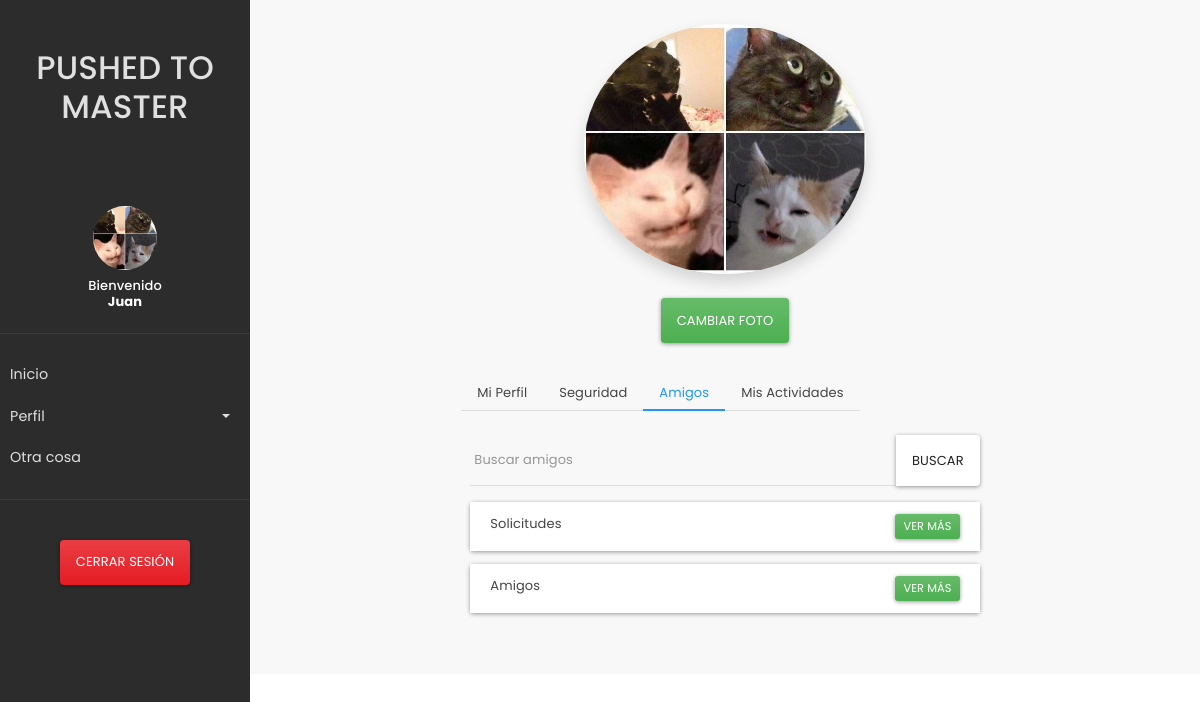
Screenshot of /amigos (signed in) with the database file from the repository.
### pushed/models.py (models this page shows)
class User(AbstractUser):
    image = models.ImageField(upload_to='profile_images', blank=True)
    username = None
    email = models.EmailField(_('email address'), unique=True)
    USERNAME_FIELD = 'email'
    REQUIRED_FIELDS = []
    @property
    def image_url(self):
        if self.image:
            return "static/img/" + self.image.url
        else:
            return "static/img/avatar.png"

### pushed/views.py (the view)
# urls.py: path('amigos', views.amigos),
def amigos(request):
    if request.user.is_authenticated:
        return render(request, "amigos.html")
    return redirect('/login')

### pushed/templates/amigos.html (shortened to what this page needs)
<!DOCTYPE html>
<html lang="en">
<head>
    {% load static %}
    <link rel="stylesheet" type="text/css" href="{% static 'css/bootstrap.min.css' %}">
    <link rel="stylesheet" type="text/css" href="{% static 'css/custom.css' %}">
</head>
<body>
<div class="wrapper">
    {% include 'sidebar.html' %}
    <div class="container-fluid p-4 main">
        <div class="row">
            <img src="{{ user.image_url | default:'static/img/avatar.png'}}" class="circular mx-auto d-block shadow" height="250px">
        </div>
        <div class="row py-4">
            <div class="col text-center">
                <form method="post" id="photo" enctype="multipart/form-data">
                <label for="files" class="btn btn-success" style="text-align: center">Cambiar foto</label>
              </form>
            </div>
        </div>
        <div class="row px-5">
            <div class="col offset-sm-2 col-sm-8">
                <ul class="nav nav-tabs" id="pestañas-perfil-de-usuario" role="tablist">
                    <li class="nav-item">
                        <a class="nav-link nav-link-fix" id="profile-tab-mi-perfil"
                           href="/perfil" role="tab" aria-controls="home" aria-selected="true">Mi Perfil</a>
                    </li>
                    <li class="nav-item">
                        <a class="nav-link nav-link-fix" id="profile-tab-seguridad" href="/seguridad"
                           role="tab" aria-controls="profile" aria-selected="false">Seguridad</a>
                    </li>
                    <li class="nav-item">
                        <a class="nav-link nav-link-fix active" id="contact-tab-amigos"  href="/amigos"
                           role="tab" aria-controls="contact" aria-selected="false">Amigos</a>
                    </li>
                    <li class="nav-item">
                        <a class="nav-link nav-link-fix" id="contact-tab-actividades"
                           href="/actividades" role="tab" aria-controls="contact" aria-selected="false">Mis
                            Actividades</a>
                    </li>
                </ul>
            </div>
        </div>
        <div class="row px-5">
            <div class="tab-content p-4 offset-sm-2 col-sm-8" id="myTabContent">
                <div class="tab-pane fade show active" id="Amigos" role="tabpanel" aria-labelledby="Amigos-tab">
                    <div class="input-group mb-3">
                        <input type="text" class="form-control" placeholder="Buscar amigos"
                               aria-label="Recipient's username" aria-describedby="button-addon2">
                        <div class="input-group-append">
                            <button class="btn btn-secondary" type="button" id="button-addon2">Buscar</button>
                        </div>
                    </div>
                    <div class="card spaced" style="width: 100%; margin:1em auto;">
                        <div class="card-header" style="background-color: #FFFFFF;">
                            Solicitudes
                            <button class="btn btn-sm btn-success float-right" type="button" data-toggle="collapse"
                                    data-target="#friends-request-list" aria-expanded="false"
                                    aria-controls="friends-list"
                                    id="friends-request-toggle" onclick="toggleName(this.id)">Ver más
                            </button>
                        </div>
                    </div>
                    <div class="card spaced" style="width: 100%; margin:1em auto;">
                        <div class="card-header" style="background-color: #FFFFFF;">
                            Amigos
                            <button class="btn btn-sm btn-success float-right" type="button" data-toggle="collapse"
                                    data-target="#friends-list" aria-expanded="false" aria-controls="friends-list"
                                    id="friends-toggle" onclick="toggleName(this.id)">Ver más
                            </button>
                        </div>
                    </div>
                </div>
            </div>
        </div>
    </div>
</div>
</body>
</html>

### pushed/templates/sidebar.html (shortened to what this page needs)
<nav id="sidebar">
    <div class="sidebar-header text-center py-5">
        <h1>PUSHED TO MASTER</h1>
    </div>
    <div class="text-center py-3">
        <img src="{{ user.image_url | default:'static/img/avatar.png'}}" class="avatar px-2 py-2">
        <p class="h6">Bienvenido <br><b>{{request.user.first_name}}</b></p>
    </div>
    <ul class="list-unstyled components text-left">
        <li>
            <a href="{% url 'index' %}">Inicio</a>
        </li>
        <li>
            <a href="#pageSubmenu" data-toggle="collapse" aria-expanded="false" class="dropdown-toggle">Perfil</a>
        </li>
        <li>
            <a href="#">Otra cosa</a>
        </li>
    </ul>
    <ul class="list-unstyled text-center py-4">
        <button type="button" onclick="location.href='/logout'" class="btn btn-danger">Cerrar Sesión</button>
    </ul>
</nav>

### pushed/static/css/custom.css (style rules this page uses)
body { font-family: 'Poppins', sans-serif; background: #ffffff }
p { font-family: 'Poppins', sans-serif; font-size: 1.2em; font-weight: 300; line-height: 1.7em; color: rgb(255, 255, 255); }
body { background: rgb(190,238,174); background: radial-gradient(circle, rgba(190,238,174,1) 13%, rgba(167,210,229,1) 100%); }
.wrapper { background-color: #f8f8f8; }
.spaced { margin: 3px; }
.nav-tabs { border-bottom-color: transparent; }
.nav-link.nav-link-fix { background-color: transparent; border-color: #bec2c6; }
.nav-link.nav-link-fix.active { background-color: transparent; border-color: #bec2c6; border-bottom-color: transparent; }
a, a:hover, a:focus { color: inherit; text-decoration: none; transition: all 0.3s; }
.wrapper { display: flex; width: 100%; position: absolute; }
.main { margin-left: 250px; }
#sidebar { min-width: 250px; max-width: 250px; height: 100%; background: rgb(44, 44, 44); color: rgb(224, 224, 224); transition: all 0.3s; position: fixed; }
#sidebar .sidebar-header { padding: 20px; background: rgb(44, 44, 44); }
#sidebar ul.components { padding: 20px 0px; border-top: 1px solid #034e6b; border-bottom: 1px solid #034a6b; }
#sidebar ul li a { padding: 10px; font-size: 1.1em; display: block; }
a[data-toggle="collapse"] { position: relative; }
.dropdown-toggle::after { display: block; position: absolute; top: 50%; right: 20px; transform: translateY(-50%); }
.circular { border-radius: 50%; }
.avatar { width: 80px; height: 80px; border-radius: 50%; }

### rows the page displays
User: image_url (picture), user.first_name "Juan"
